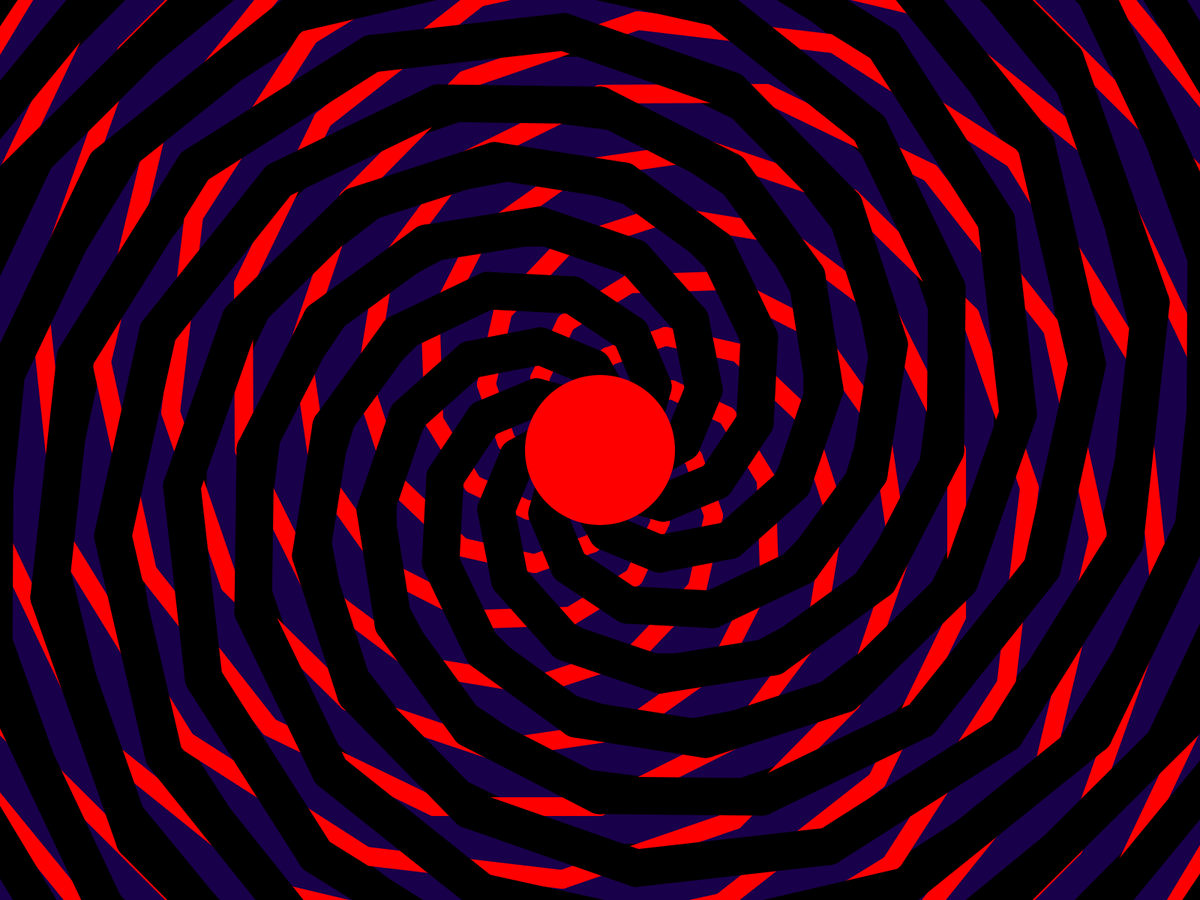
Frame 1 (no input)
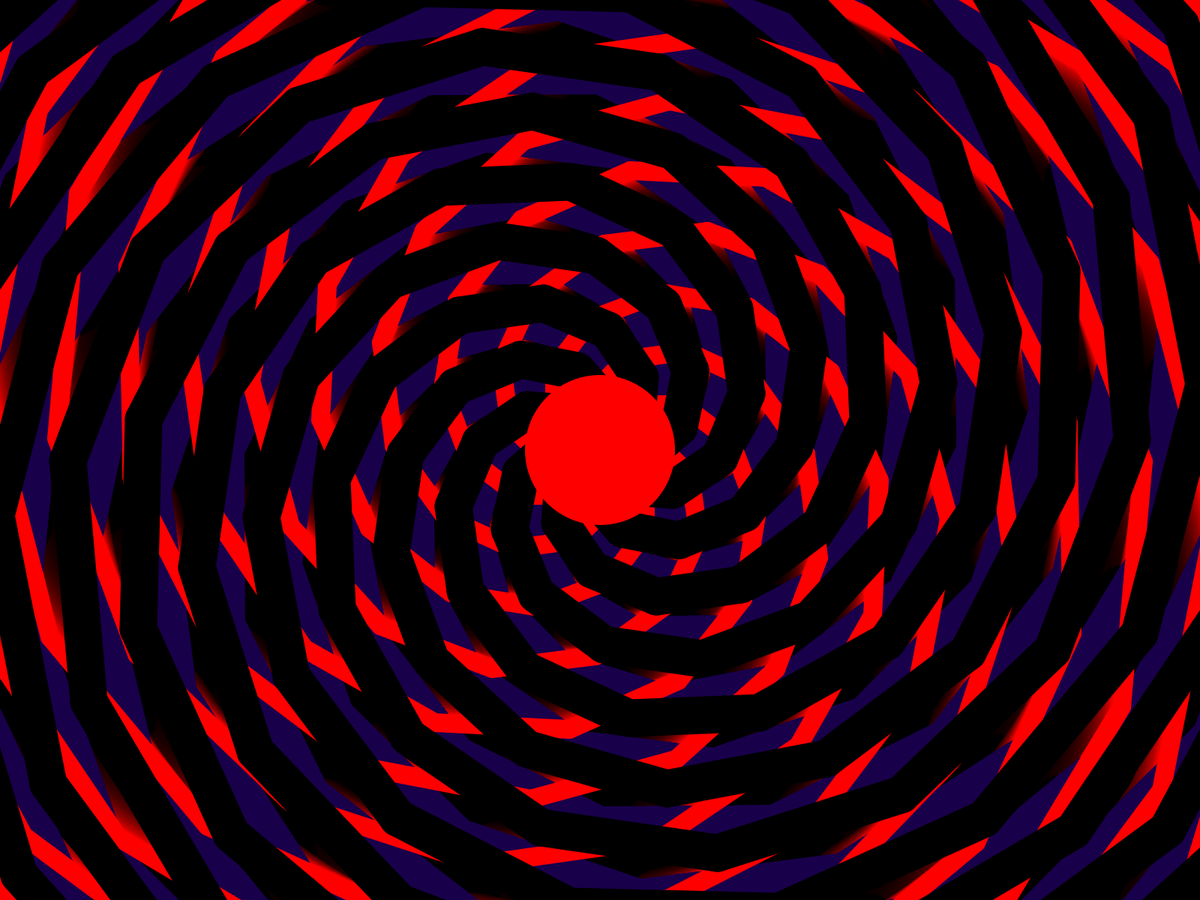
Frame 60 (the mouse pressed at the canvas centre just before this capture)
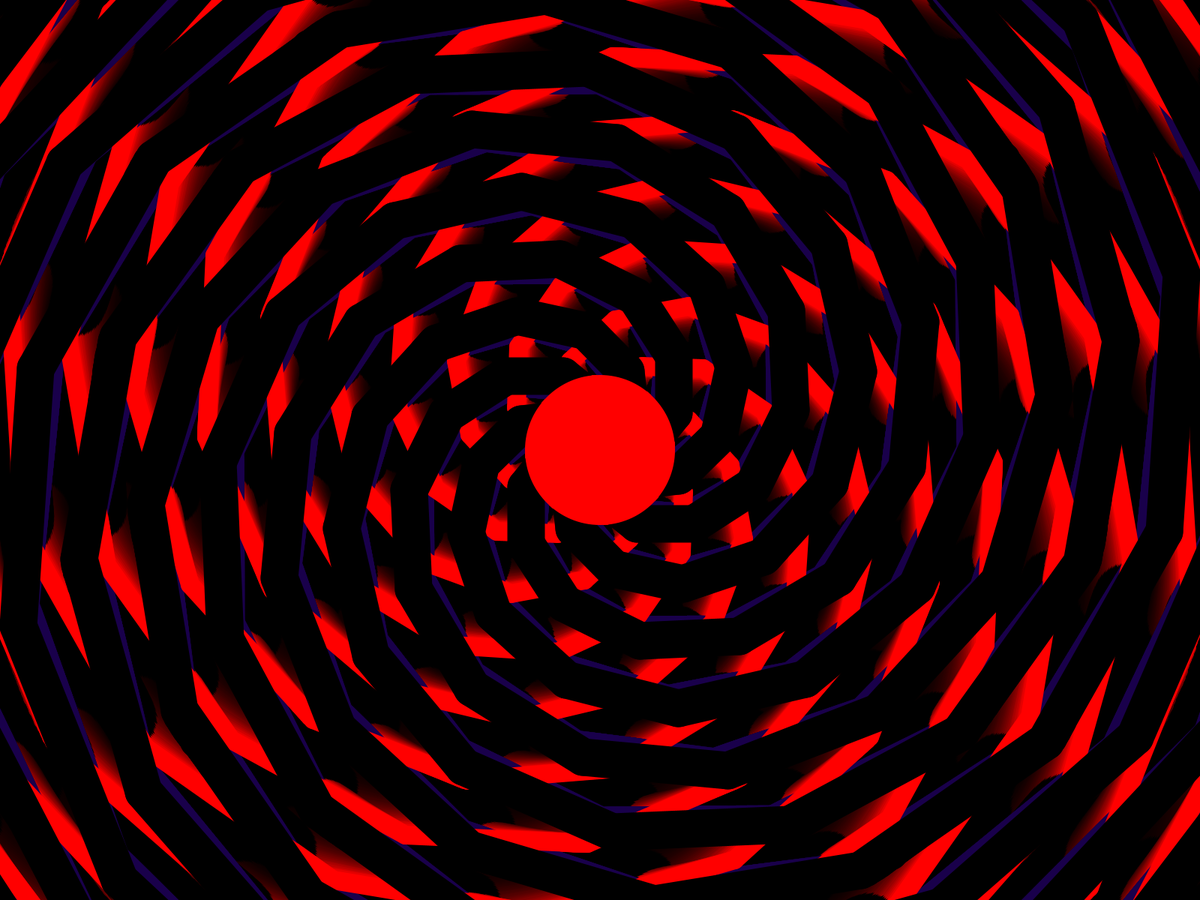
Frame 120 (the mouse held since frame 60 and released just before this capture)

The Processing sketch that drew these frames (run headless with seeded random() and noise(); from frame 60 on, the mouse is pressed at the canvas centre):

// Processing sketch: galaxia_de_ouro_3
// ── galaxia_de_ouro_3.pde
float raio;
int comprimento; // quanto maior o valor, maior o comprimento
float resolucao; // quanto menor o valor, maior a resolução
float numero_linhas; //potencias de 2
float curva; // valores de 0 a 1
float offs; // offset
float gira_gira_giraffas;

void setup() {
  //size(900,900);
  background(0);
  fullScreen();
  //frameRate(60);
  raio = 75;
  comprimento = 1200;
  resolucao = 1;
  numero_linhas = 8;
  curva = 0.3;
  offs = 0;
  gira_gira_giraffas = 0;
}

void draw() {
  //background(0);
  bg(25);
  translate(width/2, height/2);
  fill(255);
  
  stroke(25,0,75);
  strokeWeight(50);
  raio = 50;
  resolucao = 50;
  curva = -0.5;
  for(int i = 0; i < numero_linhas; i++) {
    offs += (radians(360/numero_linhas)*i);
    //linha_pontilhada(0);
    linha_continua(offs);
  }
  
  stroke(255,0,0);
  strokeWeight(25);
  //circle(raio*cos(radians(mouseX)),raio*sin(radians(mouseX)),5);
  //curva = map(mouseX,0,width,0,2);
  //resolucao = map(mouseY,0,height,0.1,100);
  
  raio = 25;
  resolucao = 50;
  curva = 0.5;
  for(int i = 0; i < numero_linhas; i++) {
    offs += (radians(360/numero_linhas)*i);
    //linha_pontilhada(0);
    linha_continua(offs-gira_gira_giraffas);
  }
  
  stroke(0);
  strokeWeight(50);
  
  raio = 10;
  resolucao = 50;
  curva = -0.5;
  for(int i = 0; i < numero_linhas; i++) {
    //rotate(radians(360/numero_linhas)*i);
    offs += (radians(360/numero_linhas)*i);
    //linha_pontilhada(offs);
    linha_continua(offs+gira_gira_giraffas);
  }
  
  gira_gira_giraffas += 0.01;
  offs = 0;
  
  //linha(1);
  fill(255,0,0);
  noStroke();
  circle(0,0,200);
  //println(mouseX);
  //noLoop();

}

void linha_pontilhada (float offset) {
  for(float i = 0; i < comprimento; i+=resolucao) {
    circle((raio+i)*cos(radians(curva)*i+offset), (raio+i)*sin(radians(curva)*i+offset),5);
    //println(i);
  }
}

void linha_continua (float offset) {
  float prevX = (raio)*cos(radians(curva)+offset);
  float prevY = (raio)*sin(radians(curva)+offset);
  for(float i = 0; i < comprimento; i+=resolucao) {
    line(prevX, prevY, (raio+i)*cos(radians(curva)*i+offset), (raio+i)*sin(radians(curva)*i+offset));
    prevX = (raio+i)*cos(radians(curva)*i+offset);
    prevY = (raio+i)*sin(radians(curva)*i+offset);
  }
}

void bg(float alpha) {
  fill(0,alpha);
  noStroke();
  rect(0,0,width,height);
}
